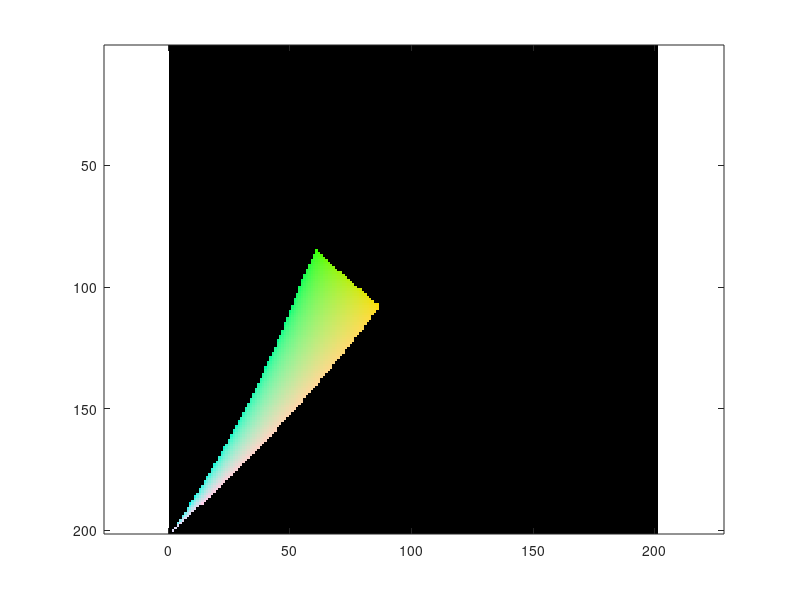

The MATLAB script that drew this image:
% create chromaticity plane
step = 1/200;
[X Y] = meshgrid(0:step:1,0:step:1);
Z = 1 - X - Y;

% linearize
X1 = X(:);
Y1 = Y(:);
Z1 = Z(:);
mask0 = (Z1 < 0) | (Z1 > 1);

xyz_blue = rgb2xyz([0 0 1])
targetY = xyz_blue(2)*10

X1 = X1 ./ Y1 .* targetY;
Y1 = Y1 ./ Y1 .* targetY;
Z1 = Z1 ./ Y1 .* targetY;

XYZ1 = [X1 Y1 Z1];
mask = (Z1 < 0) | (Z1 > 1);

rgb1 = xyz2rgb(XYZ1);
rgb1(mask,:) = 0;

rgb1my = rgb1;
rgb2 = reshape(rgb1,size(X,1),size(X,2),3);
imshow(rgb2)
axis equal

size(rgb2)
%return

%rgb1(mask0,:) = 0;

mask1 = (rgb1(:,1) < 0);
mask11 = (rgb1(:,1) > 1);
%mask111 = (rgb1(:,1) <1.6);

mask2 = (rgb1(:,2) < 0);
mask22 = (rgb1(:,2) > 1);
mask3 = (rgb1(:,3) < 0);
mask33= (rgb1(:,3) > 1);

rgb1(mask1,:) = 0;
rgb1(mask11,:) = 0;
rgb1(mask2,:) = 0;
rgb1(mask22,:) = 0;
rgb1(mask3,:) = 0;
rgb1(mask33,:) = 0;

rgb = uint8(reshape(rgb1,size(X,1),size(X,2),3)*255);
rgbflipped = flipud(rgb);
image(rgbflipped)
axis equal
